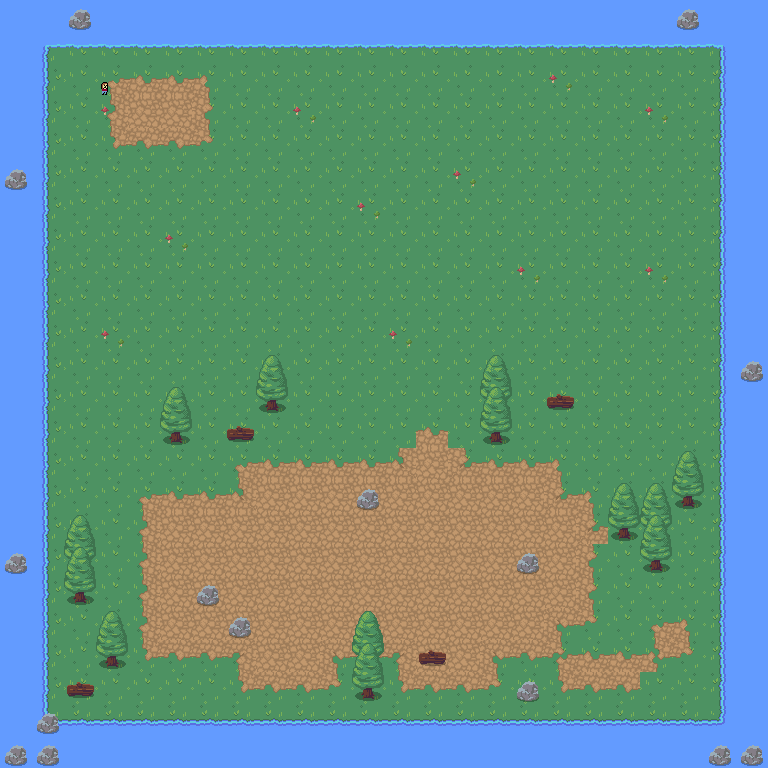

A level layout from a 2D game, rendered from its tile map. Below: a short description, then the map file with tile-grid data replaced by summaries:
An orthogonal 24x24 tile map with 32x32 px tiles, 6 tile layers (water, grass, dirt, brush, ...), 2 tilesets.

<map version="1.10" tiledversion="1.10.2" orientation="orthogonal" renderorder="left-down" width="24" height="24" tilewidth="32" tileheight="32" infinite="0" nextlayerid="10" nextobjectid="1">
 <tileset firstgid="1" source="../tilesets/RPG_Nature_Tileset.tsx" />
 <tileset firstgid="181" source="girl.tsx" />
 <layer id="1" name="water" width="24" height="24">
  <data>[576 cells, 576 non-empty, 2 distinct tile ids]</data>
 </layer>
 <layer id="2" name="grass" width="24" height="24">
  <data>[576 cells, 485 non-empty, 10 distinct tile ids]</data>
 </layer>
 <layer id="3" name="dirt" width="24" height="24">
  <data>[576 cells, 131 non-empty, 17 distinct tile ids]</data>
 </layer>
 <layer id="4" name="brush" width="24" height="24">
  <data>[576 cells, 44 non-empty, 7 distinct tile ids]</data>
 </layer>
 <layer id="5" name="path1" width="24" height="24">
  <data>[576 cells, 22 non-empty, 10 distinct tile ids]</data>
 </layer>
 <layer id="9" name="Tile Layer 6" width="24" height="24">
  <data>[576 cells, 1 non-empty, 1 distinct tile ids]</data>
 </layer>
</map>
